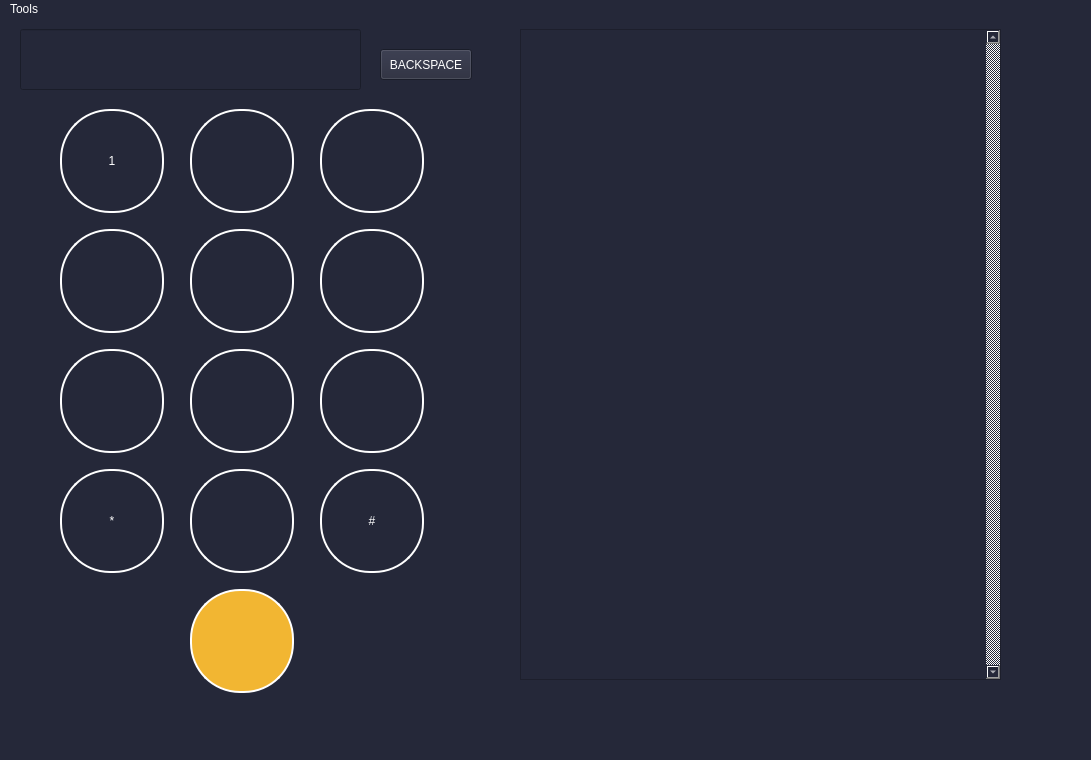
<?xml version="1.0" encoding="UTF-8"?>
<ui version="4.0">
 <class>MainWindow</class>
 <widget class="QMainWindow" name="MainWindow">
  <property name="geometry">
   <rect>
    <x>0</x>
    <y>0</y>
    <width>1091</width>
    <height>760</height>
   </rect>
  </property>
  <property name="windowTitle">
   <string>MainWindow</string>
  </property>
  <property name="styleSheet">
   <string notr="true">color: white;
 background-color: #252839;
border-color: red</string>
  </property>
  <widget class="QWidget" name="centralwidget">
   <widget class="QTableView" name="tableView">
    <property name="geometry">
     <rect>
      <x>520</x>
      <y>10</y>
      <width>481</width>
      <height>651</height>
     </rect>
    </property>
    <property name="styleSheet">
     <string notr="true">QTableView::item {
    border: .5px solid white
}</string>
    </property>
    <property name="verticalScrollBarPolicy">
     <enum>Qt::ScrollBarAlwaysOn</enum>
    </property>
    <property name="horizontalScrollBarPolicy">
     <enum>Qt::ScrollBarAlwaysOff</enum>
    </property>
    <attribute name="horizontalHeaderVisible">
     <bool>false</bool>
    </attribute>
    <attribute name="verticalHeaderVisible">
     <bool>false</bool>
    </attribute>
   </widget>
   <widget class="QPushButton" name="Button1">
    <property name="geometry">
     <rect>
      <x>60</x>
      <y>90</y>
      <width>104</width>
      <height>104</height>
     </rect>
    </property>
    <property name="styleSheet">
     <string notr="true">color: white;
background-color: #252839;
 border-style: solid;
 border-width:1.5px;
 border-radius:50px;
 border-color: white;
 max-width:100px;
 max-height:100px;
 min-width:100px;
 min-height:100px;</string>
    </property>
    <property name="text">
     <string>1</string>
    </property>
   </widget>
   <widget class="QPushButton" name="Button2">
    <property name="geometry">
     <rect>
      <x>190</x>
      <y>90</y>
      <width>104</width>
      <height>104</height>
     </rect>
    </property>
    <property name="styleSheet">
     <string notr="true">color: white;
background-color: #252839;
 border-style: solid;
 border-width:1.5px;
 border-radius:50px;
 border-color: white;
 max-width:100px;
 max-height:100px;
 min-width:100px;
 min-height:100px;</string>
    </property>
    <property name="text">
     <string/>
    </property>
   </widget>
   <widget class="QPushButton" name="Button3">
    <property name="geometry">
     <rect>
      <x>320</x>
      <y>90</y>
      <width>104</width>
      <height>104</height>
     </rect>
    </property>
    <property name="styleSheet">
     <string notr="true">color: white;
background-color: #252839;
 border-style: solid;
 border-width:1.5px;
 border-radius:50px;
 border-color: white;
 max-width:100px;
 max-height:100px;
 min-width:100px;
 min-height:100px;</string>
    </property>
    <property name="text">
     <string/>
    </property>
   </widget>
   <widget class="QPushButton" name="Button5">
    <property name="geometry">
     <rect>
      <x>190</x>
      <y>210</y>
      <width>104</width>
      <height>104</height>
     </rect>
    </property>
    <property name="styleSheet">
     <string notr="true">color: white;
background-color: #252839;
 border-style: solid;
 border-width:1.5px;
 border-radius:50px;
 border-color: white;
 max-width:100px;
 max-height:100px;
 min-width:100px;
 min-height:100px;</string>
    </property>
    <property name="text">
     <string/>
    </property>
   </widget>
   <widget class="QPushButton" name="Button6">
    <property name="geometry">
     <rect>
      <x>320</x>
      <y>210</y>
      <width>104</width>
      <height>104</height>
     </rect>
    </property>
    <property name="styleSheet">
     <string notr="true">color: white;
background-color: #252839;
 border-style: solid;
 border-width:1.5px;
 border-radius:50px;
 border-color: white;
 max-width:100px;
 max-height:100px;
 min-width:100px;
 min-height:100px;</string>
    </property>
    <property name="text">
     <string/>
    </property>
   </widget>
   <widget class="QPushButton" name="Button4">
    <property name="geometry">
     <rect>
      <x>60</x>
      <y>210</y>
      <width>104</width>
      <height>104</height>
     </rect>
    </property>
    <property name="styleSheet">
     <string notr="true">color: white;
background-color: #252839;
 border-style: solid;
 border-width:1.5px;
 border-radius:50px;
 border-color: white;
 max-width:100px;
 max-height:100px;
 min-width:100px;
 min-height:100px;</string>
    </property>
    <property name="text">
     <string/>
    </property>
   </widget>
   <widget class="QPushButton" name="Button8">
    <property name="geometry">
     <rect>
      <x>190</x>
      <y>330</y>
      <width>104</width>
      <height>104</height>
     </rect>
    </property>
    <property name="styleSheet">
     <string notr="true">color: white;
background-color: #252839;
 border-style: solid;
 border-width:1.5px;
 border-radius:50px;
 border-color: white;
 max-width:100px;
 max-height:100px;
 min-width:100px;
 min-height:100px;</string>
    </property>
    <property name="text">
     <string/>
    </property>
   </widget>
   <widget class="QPushButton" name="Button9">
    <property name="geometry">
     <rect>
      <x>320</x>
      <y>330</y>
      <width>104</width>
      <height>104</height>
     </rect>
    </property>
    <property name="styleSheet">
     <string notr="true">color: white;
background-color: #252839;
 border-style: solid;
 border-width:1.5px;
 border-radius:50px;
 border-color: white;
 max-width:100px;
 max-height:100px;
 min-width:100px;
 min-height:100px;</string>
    </property>
    <property name="text">
     <string/>
    </property>
   </widget>
   <widget class="QPushButton" name="Button7">
    <property name="geometry">
     <rect>
      <x>60</x>
      <y>330</y>
      <width>104</width>
      <height>104</height>
     </rect>
    </property>
    <property name="styleSheet">
     <string notr="true">color: white;
background-color: #252839;
 border-style: solid;
 border-width:1.5px;
 border-radius:50px;
 border-color: white;
 max-width:100px;
 max-height:100px;
 min-width:100px;
 min-height:100px;</string>
    </property>
    <property name="text">
     <string/>
    </property>
   </widget>
   <widget class="QPushButton" name="ButtonPound">
    <property name="geometry">
     <rect>
      <x>320</x>
      <y>450</y>
      <width>104</width>
      <height>104</height>
     </rect>
    </property>
    <property name="styleSheet">
     <string notr="true">color: white;
background-color: #252839;
 border-style: solid;
 border-width:1.5px;
 border-radius:50px;
 border-color: white;
 max-width:100px;
 max-height:100px;
 min-width:100px;
 min-height:100px;</string>
    </property>
    <property name="text">
     <string>#</string>
    </property>
   </widget>
   <widget class="QPushButton" name="ButtonStar">
    <property name="geometry">
     <rect>
      <x>60</x>
      <y>450</y>
      <width>104</width>
      <height>104</height>
     </rect>
    </property>
    <property name="styleSheet">
     <string notr="true">color: white;
background-color: #252839;
 border-style: solid;
 border-width:1.5px;
 border-radius:50px;
 border-color: white;
 max-width:100px;
 max-height:100px;
 min-width:100px;
 min-height:100px;</string>
    </property>
    <property name="text">
     <string>*</string>
    </property>
   </widget>
   <widget class="QPushButton" name="Button0">
    <property name="geometry">
     <rect>
      <x>190</x>
      <y>450</y>
      <width>104</width>
      <height>104</height>
     </rect>
    </property>
    <property name="styleSheet">
     <string notr="true">color: white;
background-color: #252839;
 border-style: solid;
 border-width:1.5px;
 border-radius:50px;
 border-color: white;
 max-width:100px;
 max-height:100px;
 min-width:100px;
 min-height:100px;</string>
    </property>
    <property name="text">
     <string/>
    </property>
   </widget>
   <widget class="QPushButton" name="ButtonPhone">
    <property name="geometry">
     <rect>
      <x>190</x>
      <y>570</y>
      <width>104</width>
      <height>104</height>
     </rect>
    </property>
    <property name="styleSheet">
     <string notr="true">color: white;
background-color: #f2b632;
 border-style: solid;
 border-width:1.5px;
 border-radius:50px;
 border-color: white;
 max-width:100px;
 max-height:100px;
 min-width:100px;
 min-height:100px;
</string>
    </property>
    <property name="text">
     <string/>
    </property>
   </widget>
   <widget class="QLineEdit" name="NumDisplay">
    <property name="geometry">
     <rect>
      <x>20</x>
      <y>10</y>
      <width>341</width>
      <height>61</height>
     </rect>
    </property>
   </widget>
   <widget class="QPushButton" name="pushButton">
    <property name="geometry">
     <rect>
      <x>380</x>
      <y>30</y>
      <width>92</width>
      <height>31</height>
     </rect>
    </property>
    <property name="text">
     <string>BACKSPACE</string>
    </property>
   </widget>
  </widget>
  <widget class="QMenuBar" name="menubar">
   <property name="geometry">
    <rect>
     <x>0</x>
     <y>0</y>
     <width>1091</width>
     <height>29</height>
    </rect>
   </property>
   <widget class="QMenu" name="menuTools">
    <property name="title">
     <string>Tools</string>
    </property>
    <addaction name="actionOpen_Address_Book"/>
    <addaction name="separator"/>
    <addaction name="actionExit"/>
   </widget>
   <addaction name="menuTools"/>
  </widget>
  <widget class="QStatusBar" name="statusbar"/>
  <action name="actionOpen_Address_Book">
   <property name="text">
    <string>Open Address Book...</string>
   </property>
  </action>
  <action name="actionExit">
   <property name="text">
    <string>Exit</string>
   </property>
  </action>
 </widget>
 <resources/>
 <connections/>
</ui>
